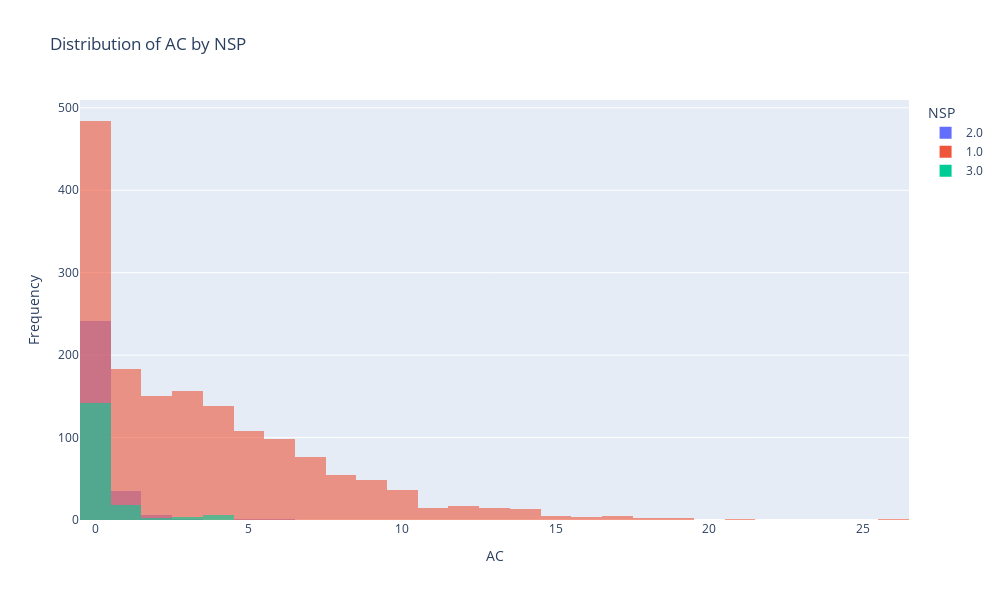

Notebook cell for this chart:
### Code cell
histograms_cat.histogram_plotly(df, 'AC', 'NSP')

### Figure 1 — Plotly figure (JSON) as saved in the notebook; plotly's stock layout.template omitted (floating-point values rounded to 4 significant figures; data arrays with more than 128 entries replaced by an {"elided": "..."} marker saying what was removed)
{"data": [{"bingroup": "x", "hovertemplate": "NSP=2.0<br>AC=%{x}<br>count=%{y}<extra></extra>", "legendgroup": "2.0", "marker": {"color": "#636efa", "opacity": 0.6, "pattern": {"shape": ""}}, "name": "2.0", "nbinsx": 30, "orientation": "v", "showlegend": true, "type": "histogram", "x": {"elided": "285 float values"}, "xaxis": "x", "yaxis": "y"}, {"bingroup": "x", "hovertemplate": "NSP=1.0<br>AC=%{x}<br>count=%{y}<extra></extra>", "legendgroup": "1.0", "marker": {"color": "#EF553B", "opacity": 0.6, "pattern": {"shape": ""}}, "name": "1.0", "nbinsx": 30, "orientation": "v", "showlegend": true, "type": "histogram", "x": {"elided": "1613 float values"}, "xaxis": "x", "yaxis": "y"}, {"bingroup": "x", "hovertemplate": "NSP=3.0<br>AC=%{x}<br>count=%{y}<extra></extra>", "legendgroup": "3.0", "marker": {"color": "#00cc96", "opacity": 0.6, "pattern": {"shape": ""}}, "name": "3.0", "nbinsx": 30, "orientation": "v", "showlegend": true, "type": "histogram", "x": {"elided": "172 float values"}, "xaxis": "x", "yaxis": "y"}], "layout": {"barmode": "overlay", "height": 600, "legend": {"title": {"text": "NSP"}, "tracegroupgap": 0}, "title": {"text": "Distribution of AC by NSP"}, "width": 1000, "xaxis": {"anchor": "y", "domain": [0, 1], "title": {"text": "AC"}}, "yaxis": {"anchor": "x", "domain": [0, 1], "title": {"text": "Frequency"}}}}
